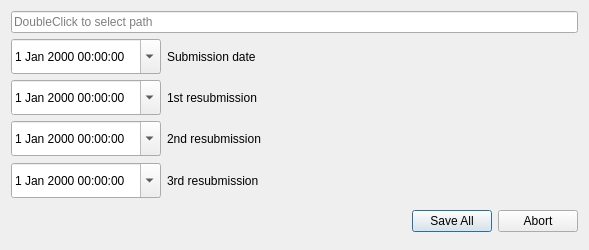
<?xml version="1.0" encoding="UTF-8"?>
<ui version="4.0">
 <class>Create_dates_dialog</class>
 <widget class="QDialog" name="Create_dates_dialog">
  <property name="geometry">
   <rect>
    <x>0</x>
    <y>0</y>
    <width>589</width>
    <height>250</height>
   </rect>
  </property>
  <property name="minimumSize">
   <size>
    <width>500</width>
    <height>250</height>
   </size>
  </property>
  <property name="maximumSize">
   <size>
    <width>1000</width>
    <height>300</height>
   </size>
  </property>
  <property name="windowTitle">
   <string>Dialog</string>
  </property>
  <property name="windowIcon">
   <iconset>
    <normaloff>os_linux_1.ico</normaloff>os_linux_1.ico</iconset>
  </property>
  <layout class="QVBoxLayout" name="verticalLayout">
   <item>
    <layout class="QHBoxLayout" name="horizontalLayout_5">
     <item>
      <widget class="BetterLineEdit" name="lineEdit">
       <property name="focusPolicy">
        <enum>Qt::StrongFocus</enum>
       </property>
       <property name="toolTip">
        <string>Tripple for file dialog</string>
       </property>
       <property name="statusTip">
        <string/>
       </property>
       <property name="whatsThis">
        <string/>
       </property>
       <property name="accessibleName">
        <string/>
       </property>
       <property name="accessibleDescription">
        <string/>
       </property>
       <property name="inputMask">
        <string/>
       </property>
       <property name="readOnly">
        <bool>false</bool>
       </property>
       <property name="placeholderText">
        <string>DoubleClick to select path</string>
       </property>
       <property name="cursorMoveStyle">
        <enum>Qt::LogicalMoveStyle</enum>
       </property>
       <property name="clearButtonEnabled">
        <bool>false</bool>
       </property>
      </widget>
     </item>
    </layout>
   </item>
   <item>
    <layout class="QHBoxLayout" name="horizontalLayout" stretch="0,0">
     <item>
      <widget class="QDateTimeEdit" name="init_subm_date_time">
       <property name="maximumSize">
        <size>
         <width>150</width>
         <height>40</height>
        </size>
       </property>
       <property name="calendarPopup">
        <bool>true</bool>
       </property>
      </widget>
     </item>
     <item>
      <widget class="QLabel" name="init_label">
       <property name="text">
        <string>Submission date</string>
       </property>
      </widget>
     </item>
    </layout>
   </item>
   <item>
    <layout class="QHBoxLayout" name="horizontalLayout_2">
     <item>
      <widget class="QDateTimeEdit" name="first_subm_date_time">
       <property name="maximumSize">
        <size>
         <width>150</width>
         <height>35</height>
        </size>
       </property>
       <property name="calendarPopup">
        <bool>true</bool>
       </property>
      </widget>
     </item>
     <item>
      <widget class="QLabel" name="first_label">
       <property name="text">
        <string>1st resubmission</string>
       </property>
      </widget>
     </item>
    </layout>
   </item>
   <item>
    <layout class="QHBoxLayout" name="horizontalLayout_3">
     <item>
      <widget class="QDateTimeEdit" name="second_subm_date_time">
       <property name="maximumSize">
        <size>
         <width>150</width>
         <height>35</height>
        </size>
       </property>
       <property name="calendarPopup">
        <bool>true</bool>
       </property>
      </widget>
     </item>
     <item>
      <widget class="QLabel" name="second_label">
       <property name="text">
        <string>2nd resubmission</string>
       </property>
      </widget>
     </item>
    </layout>
   </item>
   <item>
    <layout class="QHBoxLayout" name="horizontalLayout_4">
     <item>
      <widget class="QDateTimeEdit" name="third_subm_date_time">
       <property name="maximumSize">
        <size>
         <width>150</width>
         <height>35</height>
        </size>
       </property>
       <property name="calendarPopup">
        <bool>true</bool>
       </property>
      </widget>
     </item>
     <item>
      <widget class="QLabel" name="third_label">
       <property name="text">
        <string>3rd resubmission</string>
       </property>
      </widget>
     </item>
    </layout>
   </item>
   <item>
    <widget class="QDialogButtonBox" name="buttonBox">
     <property name="maximumSize">
      <size>
       <width>16777215</width>
       <height>40</height>
      </size>
     </property>
     <property name="orientation">
      <enum>Qt::Horizontal</enum>
     </property>
     <property name="standardButtons">
      <set>QDialogButtonBox::Abort|QDialogButtonBox::SaveAll</set>
     </property>
    </widget>
   </item>
  </layout>
 </widget>
 <customwidgets>
  <customwidget>
   <class>BetterLineEdit</class>
   <extends>QLineEdit</extends>
   <header location="global">qt_class_improvements</header>
  </customwidget>
 </customwidgets>
 <tabstops>
  <tabstop>init_subm_date_time</tabstop>
  <tabstop>first_subm_date_time</tabstop>
  <tabstop>second_subm_date_time</tabstop>
  <tabstop>third_subm_date_time</tabstop>
 </tabstops>
 <resources/>
 <connections>
  <connection>
   <sender>buttonBox</sender>
   <signal>accepted()</signal>
   <receiver>Create_dates_dialog</receiver>
   <slot>accept()</slot>
   <hints>
    <hint type="sourcelabel">
     <x>248</x>
     <y>254</y>
    </hint>
    <hint type="destinationlabel">
     <x>157</x>
     <y>274</y>
    </hint>
   </hints>
  </connection>
  <connection>
   <sender>buttonBox</sender>
   <signal>rejected()</signal>
   <receiver>Create_dates_dialog</receiver>
   <slot>reject()</slot>
   <hints>
    <hint type="sourcelabel">
     <x>316</x>
     <y>260</y>
    </hint>
    <hint type="destinationlabel">
     <x>286</x>
     <y>274</y>
    </hint>
   </hints>
  </connection>
 </connections>
</ui>
